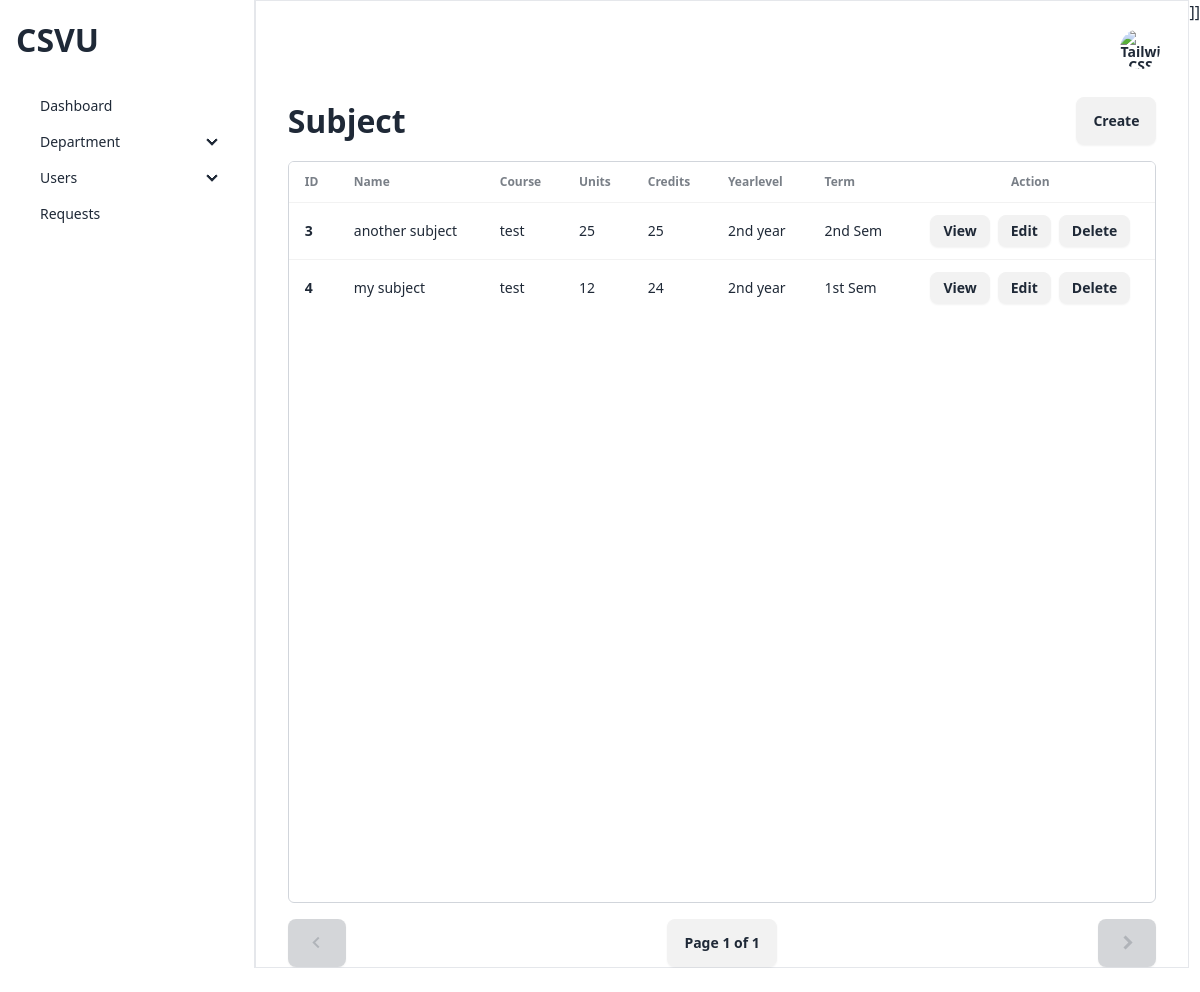
/admin/views/manage-subjects.php (signed in), run on the app's committed database.
### tables this page shows
CREATE TABLE `ap_subjects` (
  `id` int(11) NOT NULL,
  `course` int(11) NOT NULL,
  `year_level` varchar(255) NOT NULL,
  `name` varchar(255) NOT NULL,
  `units` int(11) NOT NULL,
  `credits_units` int(11) NOT NULL,
  `term` varchar(255) NOT NULL
);

CREATE TABLE `ap_courses` (
  `id` int(11) NOT NULL,
  `course` varchar(255) NOT NULL,
  `course_code` int(11) NOT NULL
);

### admin/views/manage-subjects.php (the view, shortened to what this page needs)
<?php
require("../../configuration/config.php");
require_once("../../components/header.php");
$limit = 10;
$page = isset($_GET['page']) ? $_GET['page'] : 1;
$start = ($page - 1) * $limit;
$result1 = $dbCon->query("SELECT COUNT(*) AS id FROM ap_subjects");
$subjectCount = $result1->fetch_all(MYSQLI_ASSOC);
$total = $subjectCount[0]['id'];
$pages = ceil($total / $limit);
$subjects = $dbCon->query("SELECT * FROM ap_subjects LIMIT $start, $limit");
?>
<main class="h-[95%] overflow-x-hidden flex" >
    <?php require_once("../layout/sidebar.php")  ?>
    <section class="border w-full px-4">
        <?php require_once("../layout/topbar.php") ?>
        <div class="px-4 flex justify-between flex-col gap-4">
            <div class="flex justify-between items-center">
                <div class="flex justify-between items-center">
                    <h1 class="text-[32px] font-bold">Subject</h1>
                </div>
                <a href="./create/subject.php" class="btn">Create</a>
            </div>
            <div class="overflow-x-hidden border border-gray-300 rounded-md" style="height: calc(100vh - 250px)">
                <table class="table table-md table-pin-rows table-pin-cols ">
                    <thead>
                        <tr>
                            <td>ID</td>
                            <td>Name</td>
                            <td>Course</td>
                            <td>Units</td>
                            <td>Credits</td>
                            <td>Yearlevel</td>
                            <td>Term</td>
                            <td class="text-center">Action</td>
                        </tr>
                    </thead>
                    <tbody>
                        <?php while($subject = $subjects->fetch_assoc()) { ?>
                            <tr>
                                <th><?= $subject['id'] ?></th>
                                <td><?= $subject['name'] ?></td>
                                <td><?= $dbCon->query("SELECT * FROM ap_courses WHERE id='{$subject['course']}'")->fetch_assoc()['course'] ?></td>
                                <td><?= $subject['units'] ?></td>
                                <td><?= $subject['credits_units'] ?></td>
                                <td><?= $subject['year_level'] ?></td>
                                <td><?= $subject['term'] ?></td>
                                <td>
                                    <div class="flex justify-center gap-2">
                                        <label for="view-subject-<?= $subject['id'] ?>" class="btn btn-sm">View</label>
                                        <label for="edit-subject-<?= $subject['id'] ?>" class="btn btn-sm">Edit</label>
                                        <label for="delete-subject-<?= $subject['id'] ?>" class="btn btn-sm">Delete</label>
                                    </div>
                                </td>
                            </tr>
                        <?php } ?>
                    </tbody>
                </table>
            </div>
            <div class="flex justify-between items-center">
                <a class="btn text-[24px]" href="<?= $_SERVER['PHP_SELF'] ?>?page=<?= $page - 1 ?>" <?php if($page - 1 <= 0) { ?> disabled <?php } ?>>
                    <i class='bx bx-chevron-left'></i>
                </a>
                <button class="btn" type="button">Page <?= $page ?> of <?= $pages ?></button>
                <a class="btn text-[24px]" href="<?= $_SERVER['PHP_SELF'] ?>?page=<?= $page + 1 ?>" <?php if($page + 1 >= $pages) { ?> disabled <?php } ?>>
                    <i class='bx bxs-chevron-right' ></i>
                </a>
            </div>
        </div>
    </section>
    <?php $subjects = $dbCon->query("SELECT * FROM ap_subjects LIMIT $start, $limit"); ?>
    <?php while($subject = $subjects->fetch_assoc()) { ?>
        ]
    <?php } ?>
</main>

### data on the page
ap_subjects: id "3", name "another subject", course.course "test", units "25", credits_units "25", year_level "2nd year", term "2nd Sem"
ap_subjects: id "4", name "my subject", course.course "test", units "12", credits_units "24", year_level "2nd year", term "1st Sem"

### other printed values
$page "1"
$pages "1"
